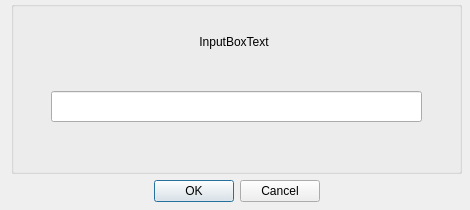
<?xml version="1.0" encoding="UTF-8"?>
<ui version="4.0">
 <class>Dialog</class>
 <widget class="QDialog" name="Dialog">
  <property name="geometry">
   <rect>
    <x>0</x>
    <y>0</y>
    <width>470</width>
    <height>210</height>
   </rect>
  </property>
  <property name="sizePolicy">
   <sizepolicy hsizetype="Fixed" vsizetype="Fixed">
    <horstretch>0</horstretch>
    <verstretch>0</verstretch>
   </sizepolicy>
  </property>
  <property name="windowTitle">
   <string>Dialog</string>
  </property>
  <widget class="QWidget" name="">
   <property name="geometry">
    <rect>
     <x>11</x>
     <y>1</y>
     <width>451</width>
     <height>201</height>
    </rect>
   </property>
   <layout class="QGridLayout" name="gridLayout">
    <item row="0" column="0" colspan="3">
     <widget class="QGroupBox" name="groupBox">
      <property name="title">
       <string/>
      </property>
      <widget class="QLineEdit" name="lineEdit">
       <property name="geometry">
        <rect>
         <x>40</x>
         <y>90</y>
         <width>371</width>
         <height>31</height>
        </rect>
       </property>
      </widget>
      <widget class="QLabel" name="label">
       <property name="geometry">
        <rect>
         <x>8</x>
         <y>6</y>
         <width>430</width>
         <height>70</height>
        </rect>
       </property>
       <property name="sizePolicy">
        <sizepolicy hsizetype="Fixed" vsizetype="Fixed">
         <horstretch>0</horstretch>
         <verstretch>0</verstretch>
        </sizepolicy>
       </property>
       <property name="text">
        <string>InputBoxText</string>
       </property>
       <property name="alignment">
        <set>Qt::AlignCenter</set>
       </property>
      </widget>
     </widget>
    </item>
    <item row="1" column="0">
     <spacer name="horizontalSpacer">
      <property name="orientation">
       <enum>Qt::Horizontal</enum>
      </property>
      <property name="sizeHint" stdset="0">
       <size>
        <width>40</width>
        <height>20</height>
       </size>
      </property>
     </spacer>
    </item>
    <item row="1" column="1">
     <widget class="QDialogButtonBox" name="buttonBox">
      <property name="orientation">
       <enum>Qt::Horizontal</enum>
      </property>
      <property name="standardButtons">
       <set>QDialogButtonBox::Cancel|QDialogButtonBox::Ok</set>
      </property>
     </widget>
    </item>
    <item row="1" column="2">
     <spacer name="horizontalSpacer_2">
      <property name="orientation">
       <enum>Qt::Horizontal</enum>
      </property>
      <property name="sizeHint" stdset="0">
       <size>
        <width>40</width>
        <height>20</height>
       </size>
      </property>
     </spacer>
    </item>
   </layout>
  </widget>
 </widget>
 <resources/>
 <connections>
  <connection>
   <sender>buttonBox</sender>
   <signal>accepted()</signal>
   <receiver>Dialog</receiver>
   <slot>accept()</slot>
   <hints>
    <hint type="sourcelabel">
     <x>248</x>
     <y>254</y>
    </hint>
    <hint type="destinationlabel">
     <x>157</x>
     <y>274</y>
    </hint>
   </hints>
  </connection>
  <connection>
   <sender>buttonBox</sender>
   <signal>rejected()</signal>
   <receiver>Dialog</receiver>
   <slot>reject()</slot>
   <hints>
    <hint type="sourcelabel">
     <x>316</x>
     <y>260</y>
    </hint>
    <hint type="destinationlabel">
     <x>286</x>
     <y>274</y>
    </hint>
   </hints>
  </connection>
 </connections>
</ui>
